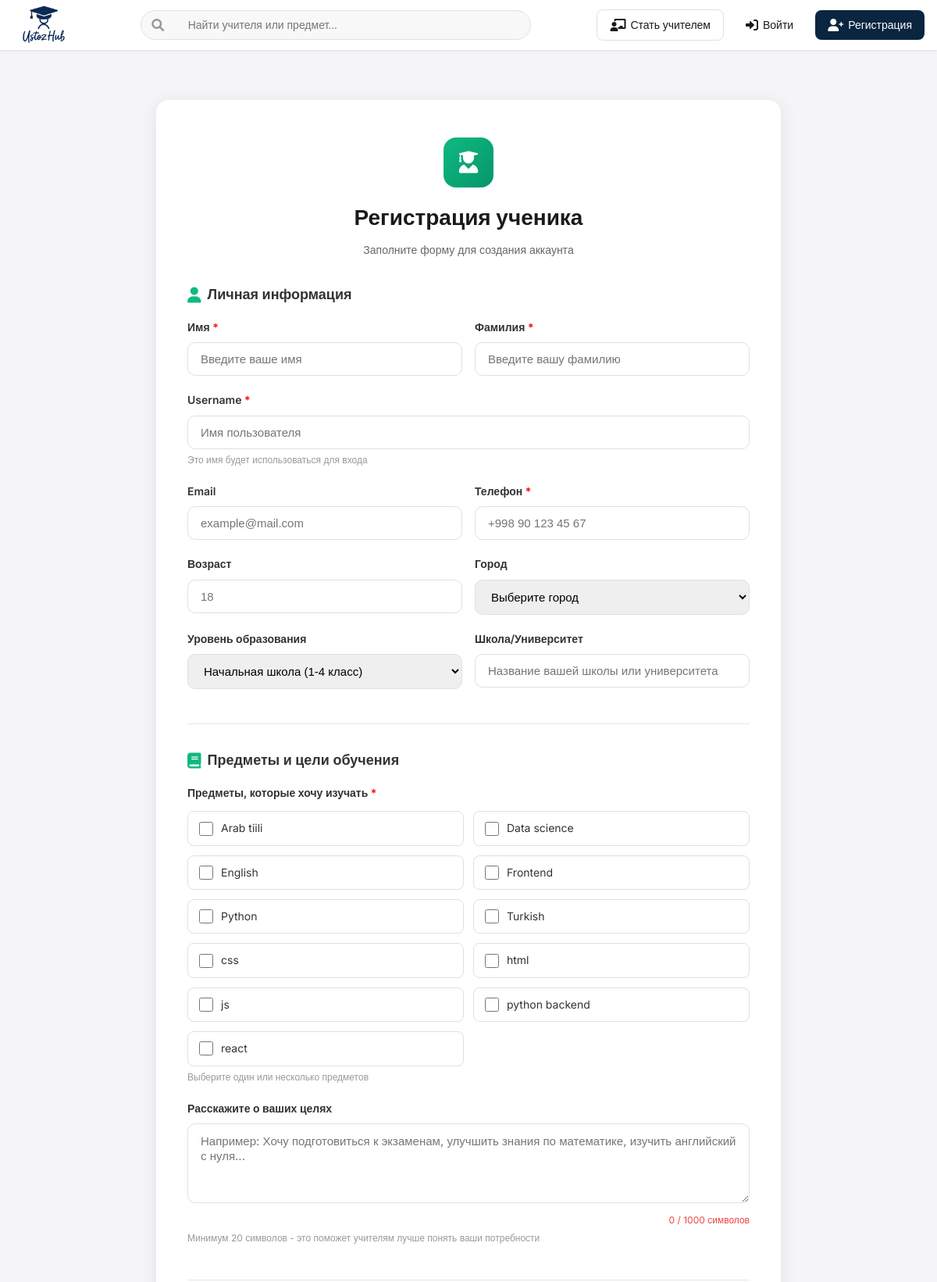
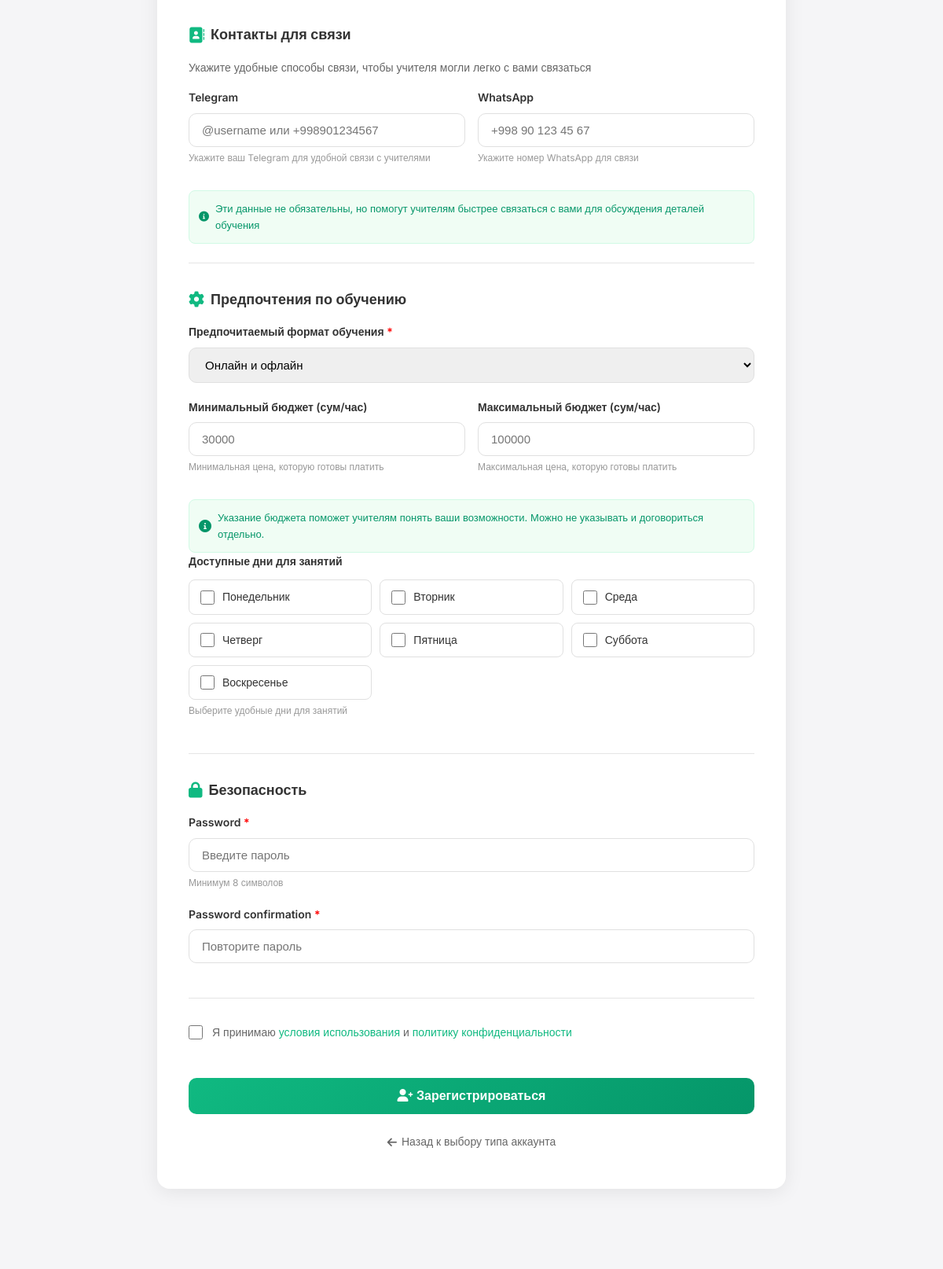
Page /register/student/ (upper part) on the committed database (2 pictures, top to bottom).
### teachers/models.py (models this page shows)
class Subject(models.Model):
    name = models.CharField(max_length=100, unique=True)
    description = models.TextField(blank=True)
    icon = models.CharField(max_length=50, blank=True, help_text="CSS класс иконки")
    is_active = models.BooleanField(default=True)
    created_at = models.DateTimeField(auto_now_add=True)
    class Meta:
        ordering = ['name']
        verbose_name = 'Предмет'
        verbose_name_plural = 'Предметы'
    def __str__(self):
        return self.name

### teachers/views.py (the view)
# urls.py: path('register/student/', register_student, name='register_student'),
def register_student(request):
    if request.user.is_authenticated:
        return redirect('home')
    if request.method == 'POST':
        form = StudentRegistrationForm(request.POST)
        if form.is_valid():
            user = form.save()
            login(request, user)
            messages.success(
                request,
                'Регистрация прошла успешно! Добро пожаловать в UstozHub!'
            )
            return redirect('profile')
    else:
        form = StudentRegistrationForm()
    context = {
        'form': form
    }
    return render(request, 'logic/register_student.html', context)

### teachers/models.py (called while the page is built)
    def __str__(self):
        return f"{self.name}, {self.country}"

### templates/logic/register_student.html (shortened to what this page needs)
{% extends 'base.html' %}
{% load static %}
{% block content %}
<div class="auth-container">
    <div class="auth-card">
        <div class="auth-header">
            <div class="icon">
                <i class="fas fa-user-graduate"></i>
            </div>
            <h1>Регистрация ученика</h1>
            <p>Заполните форму для создания аккаунта</p>
        </div>
        <form method="post" id="registerForm">
            <div class="form-section">
                <h3 class="section-title">
                    <i class="fas fa-user"></i>
                    Личная информация
                </h3>
                <div class="form-row">
                    <div class="form-group">
                        <label class="form-label" for="id_first_name">
                            {{ form.first_name.label }} <span style="color: red;">*</span>
                        </label>
                        {{ form.first_name }}
                    </div>
                    <div class="form-group">
                        <label class="form-label" for="id_last_name">
                            {{ form.last_name.label }} <span style="color: red;">*</span>
                        </label>
                        {{ form.last_name }}
                    </div>
                </div>
                <div class="form-group">
                    <label class="form-label" for="id_username">
                        {{ form.username.label }} <span style="color: red;">*</span>
                    </label>
                    {{ form.username }}
                    <div class="help-text">Это имя будет использоваться для входа</div>
                </div>
                <div class="form-row">
                    <div class="form-group">
                        <label class="form-label" for="id_email">
                            {{ form.email.label }}
                        </label>
                        {{ form.email }}
                    </div>
                    <div class="form-group">
                        <label class="form-label" for="id_phone">
                            {{ form.phone.label }} <span style="color: red;">*</span>
                        </label>
                        {{ form.phone }}
                    </div>
                </div>
                <div class="form-row">
                    <div class="form-group">
                        <label class="form-label" for="id_age">
                            {{ form.age.label }}
                        </label>
                        {{ form.age }}
                    </div>
                    <div class="form-group">
                        <label class="form-label" for="id_city">
                            {{ form.city.label }}
                        </label>
                        {{ form.city }}
                    </div>
                </div>
                <div class="form-row">
                    <div class="form-group">
                        <label class="form-label" for="id_education_level">
                            {{ form.education_level.label }}
                        </label>
                        {{ form.education_level }}
                    </div>
                    <div class="form-group">
                        <label class="form-label" for="id_school_university">
                            {{ form.school_university.label }}
                        </label>
                        {{ form.school_university }}
                    </div>
                </div>
            </div>
            <div class="form-section">
                <h3 class="section-title">
                    <i class="fas fa-book"></i>
                    Предметы и цели обучения
                </h3>
                <div class="form-group full-width">
                    <label class="form-label">
                        {{ form.interests.label }} <span style="color: red;">*</span>
                    </label>
                    <div class="subjects-grid">
                        {% for checkbox in form.interests %}
                            <div class="subject-checkbox-wrapper">
                                {{ checkbox.tag }}
                                <label for="{{ checkbox.id_for_label }}">{{ checkbox.choice_label }}</label>
                            </div>
                        {% endfor %}
                    </div>
                    <div class="help-text">{{ form.interests.help_text }}</div>
                </div>
                <div class="form-group full-width">
                    <label class="form-label" for="id_bio">
                        {{ form.bio.label }}
                    </label>
                    {{ form.bio }}
                    <div class="char-counter" id="bioCounter">0 / 1000 символов</div>
                    <div class="help-text">{{ form.bio.help_text }}</div>
                </div>
            </div>
                        <div class="form-section">
                            <h3 class="section-title">
                                <i class="fas fa-address-book"></i>
                                Контакты для связи
                            </h3>
                            <p style="color: #666; font-size: 14px; margin-bottom: 16px;">
                                Укажите удобные способы связи, чтобы учителя могли легко с вами связаться
                            </p>
                            <div class="form-row">
                                <div class="form-group">
                                    <label class="form-label" for="id_telegram">
                                        {{ form.telegram.label }}
                                    </label>
                                    {{ form.telegram }}
                                    <div class="help-text">{{ form.telegram.help_text }}</div>
                                </div>
                                <div class="form-group">
                                    <label class="form-label" for="id_whatsapp">
                                        {{ form.whatsapp.label }}
                                    </label>
                                    {{ form.whatsapp }}
                                    <div class="help-text">{{ form.whatsapp.help_text }}</div>
                                </div>
                            </div>
                            <div style="background: #f0fdf4; border: 1px solid #d1fae5; border-radius: 8px; padding: 12px; font-size: 13px; color: #059669; margin-top: 12px; display: flex; align-items: center; gap: 8px;">
                                <i class="fas fa-info-circle"></i>
                                <span>Эти данные не обязательны, но помогут учителям быстрее связаться с вами для обсуждения деталей обучения</span>
                            </div>
                        </div>
            <div class="form-section">
                <h3 class="section-title">
                    <i class="fas fa-cog"></i>
                    Предпочтения по обучению
                </h3>
                <div class="form-group full-width">
                    <label class="form-label" for="id_learning_format">
                        {{ form.learning_format.label }} <span style="color: red;">*</span>
                    </label>
                    {{ form.learning_format }}
                </div>
                <div class="form-row">
                    <div class="form-group">
                        <label class="form-label" for="id_budget_min">
                            {{ form.budget_min.label }}
                        </label>
                        {{ form.budget_min }}
                        <div class="help-text">{{ form.budget_min.help_text }}</div>
                    </div>
                    <div class="form-group">
                        <label class="form-label" for="id_budget_max">
                            {{ form.budget_max.label }}
                        </label>
                        {{ form.budget_max }}
                        <div class="help-text">{{ form.budget_max.help_text }}</div>
                    </div>
                </div>
                <div class="budget-note">
                    <i class="fas fa-info-circle"></i>
                    <span>Указание бюджета поможет учителям понять ваши возможности. Можно не указывать и договориться отдельно.</span>
                </div>
                <div class="form-group full-width">
                    <label class="form-label">
                        {{ form.available_weekdays.label }}
                    </label>
                    <div class="weekdays-grid">
                        {% for checkbox in form.available_weekdays %}
                            <div class="weekday-checkbox-wrapper">
                                {{ checkbox.tag }}
                                <label for="{{ checkbox.id_for_label }}">{{ checkbox.choice_label }}</label>
                            </div>
                        {% endfor %}
                    </div>
                    <div class="help-text">{{ form.available_weekdays.help_text }}</div>
                </div>
            </div>
            <div class="form-section">
                <h3 class="section-title">
                    <i class="fas fa-lock"></i>
                    Безопасность
                </h3>
                <div class="form-group">
                    <label class="form-label" for="id_password1">
                        {{ form.password1.label }} <span style="color: red;">*</span>
                    </label>
                    {{ form.password1 }}
                    <div class="help-text">Минимум 8 символов</div>
                </div>
                <div class="form-group">
                    <label class="form-label" for="id_password2">
                        {{ form.password2.label }} <span style="color: red;">*</span>
                    </label>
                    {{ form.password2 }}
                </div>
            </div>
            <div class="checkbox-group">
                {{ form.terms_accepted }}
                <label class="checkbox-label" for="id_terms_accepted">
                    Я принимаю <a href="#">условия использования</a> и <a href="#">политику конфиденциальности</a>
                </label>
            </div>
            <button type="submit" class="submit-btn">
                <i class="fas fa-user-plus"></i> Зарегистрироваться
            </button>
        </form>
        <div class="back-link">
            <a href="{% url 'register_choose' %}">
                <i class="fas fa-arrow-left"></i> Назад к выбору типа аккаунта
            </a>
        </div>
    </div>
</div>
{% endblock %}

### templates/base.html (style rules this page uses)
* { margin: 0; padding: 0; box-sizing: border-box; }
body { font-family: 'Inter', sans-serif; line-height: 1.6; color: #333; background: #f5f5f7; min-height: 100vh; display: flex; flex-direction: column; }

### templates/logic/register_student.html (style rules this page uses)
.auth-container { min-height: calc(100vh - 200px); display: flex; align-items: center; justify-content: center; padding: 40px 16px; }
.auth-card { background: white; border-radius: 16px; box-shadow: 0 4px 24px rgba(0,0,0,0.08); width: 100%; max-width: 800px; padding: 48px 40px; }
.auth-header { text-align: center; margin-bottom: 32px; }
.auth-header .icon { width: 64px; height: 64px; background: linear-gradient(135deg, #10b981, #059669); border-radius: 16px; display: flex; align-items: center; justify-content: center; margin: 0 auto 16px; font-size: 28px; color: white; }
.auth-header h1 { font-size: 28px; font-weight: 700; color: #1a1a1a; margin-bottom: 8px; }
.auth-header p { color: #666; font-size: 14px; }
.form-section { margin-bottom: 32px; padding-bottom: 24px; border-bottom: 1px solid #e5e5e5; }
.section-title { font-size: 18px; font-weight: 600; color: #333; margin-bottom: 16px; display: flex; align-items: center; gap: 8px; }
.section-title i { color: #10b981; font-size: 20px; }
.form-row { display: grid; grid-template-columns: repeat(2, 1fr); gap: 16px; }
.form-group { margin-bottom: 20px; }
.form-group.full-width { grid-column: 1 / -1; }
.form-label { display: block; font-size: 14px; font-weight: 600; color: #333; margin-bottom: 8px; }
.form-input, .form-select { width: 100%; padding: 12px 16px; border: 1px solid #e0e0e0; border-radius: 10px; font-size: 15px; transition: all 0.2s; }
.form-textarea { width: 100%; padding: 12px 16px; border: 1px solid #e0e0e0; border-radius: 10px; font-size: 15px; transition: all 0.2s; resize: vertical; font-family: inherit; }
.subjects-grid { display: grid; grid-template-columns: repeat(2, 1fr); gap: 12px; margin-top: 12px; }
.subject-checkbox-wrapper, .weekday-checkbox-wrapper { display: flex; align-items: center; gap: 10px; padding: 10px 14px; border: 1px solid #e0e0e0; border-radius: 8px; transition: all 0.2s; cursor: pointer; }
.subject-checkbox-wrapper input[type="checkbox"], .weekday-checkbox-wrapper input[type="checkbox"] { width: 18px; height: 18px; cursor: pointer; accent-color: #10b981; }
.subject-checkbox-wrapper label, .weekday-checkbox-wrapper label { cursor: pointer; font-size: 14px; color: #333; flex: 1; margin: 0; }
.weekdays-grid { display: grid; grid-template-columns: repeat(3, 1fr); gap: 10px; margin-top: 12px; }
.help-text { color: #999; font-size: 12px; margin-top: 4px; }
.checkbox-group { display: flex; align-items: flex-start; gap: 12px; margin-bottom: 24px; }
.form-checkbox { width: 18px; height: 18px; cursor: pointer; margin-top: 2px; flex-shrink: 0; accent-color: #10b981; }
.checkbox-label { font-size: 14px; color: #666; cursor: pointer; line-height: 1.5; }
.checkbox-label a { color: #10b981; text-decoration: none; }
.submit-btn { width: 100%; padding: 14px; background: linear-gradient(135deg, #10b981, #059669); color: white; border: none; border-radius: 10px; font-size: 16px; font-weight: 600; cursor: pointer; transition: transform 0.2s; margin-top: 24px; }
.back-link { text-align: center; margin-top: 24px; font-size: 14px; }
.back-link a { color: #666; text-decoration: none; display: inline-flex; align-items: center; gap: 6px; }
.char-counter { font-size: 12px; color: #999; text-align: right; margin-top: 4px; }
.char-counter.error { color: #ef4444; }
.budget-note { background: #f0fdf4; border: 1px solid #d1fae5; border-radius: 8px; padding: 12px; font-size: 13px; color: #059669; margin-top: 12px; display: flex; align-items: center; gap: 8px; }
.budget-note i { font-size: 16px; }

### rows in the picture
Subject: choice_label "Arab tiili"
Subject: choice_label "Data science"
Subject: choice_label "English"
Subject: choice_label "Frontend"
Subject: choice_label "Python"
Subject: choice_label "Turkish"
Subject: choice_label "css"
Subject: choice_label "html"
Subject: choice_label "js"
Subject: choice_label "python backend"
Subject: choice_label "react"

### other values in the picture
{{ checkbox.choice_label }} "Понедельник" "Вторник" "Среда" "Четверг" "Пятница" "Суббота" "Воскресенье"
